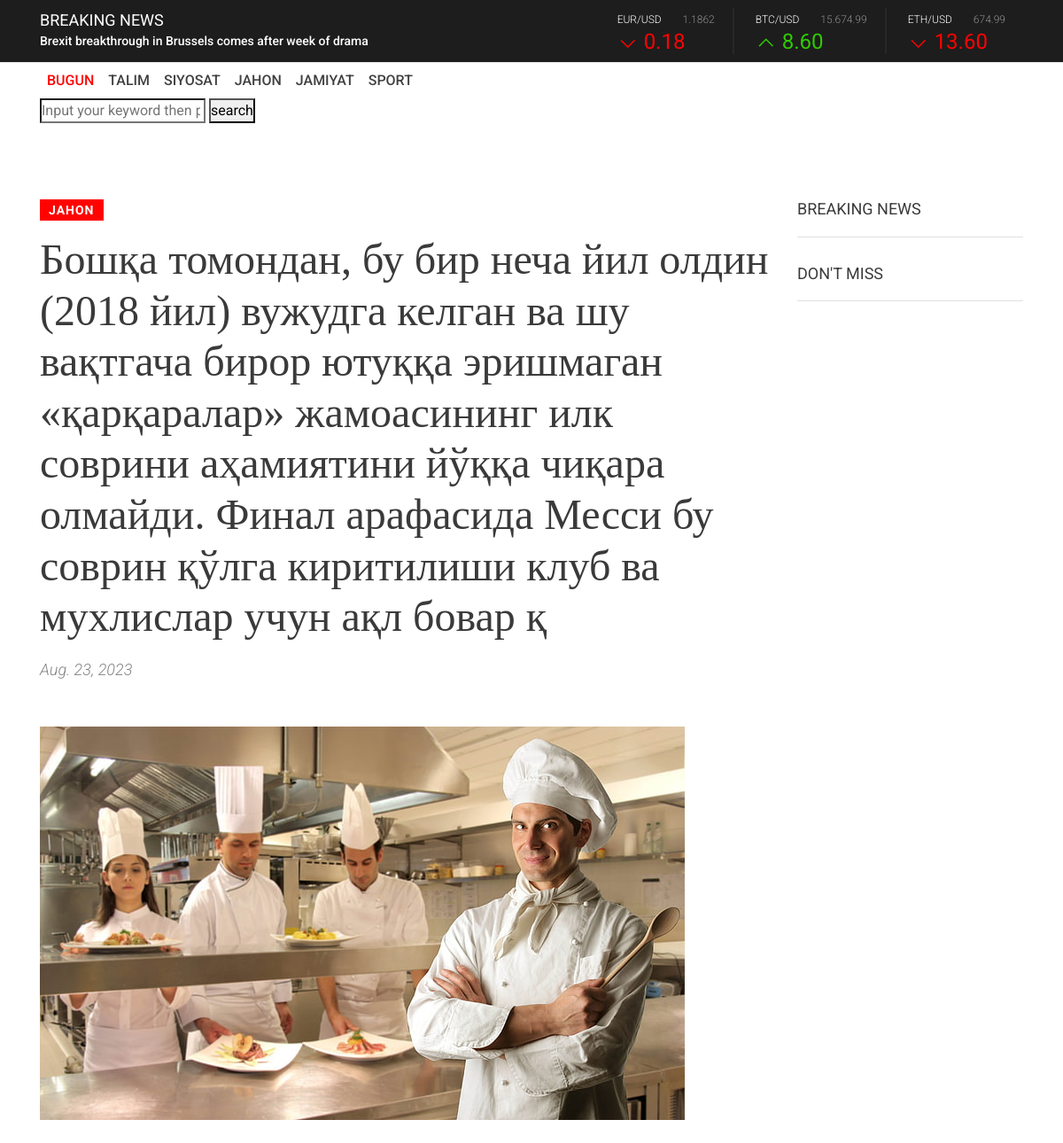
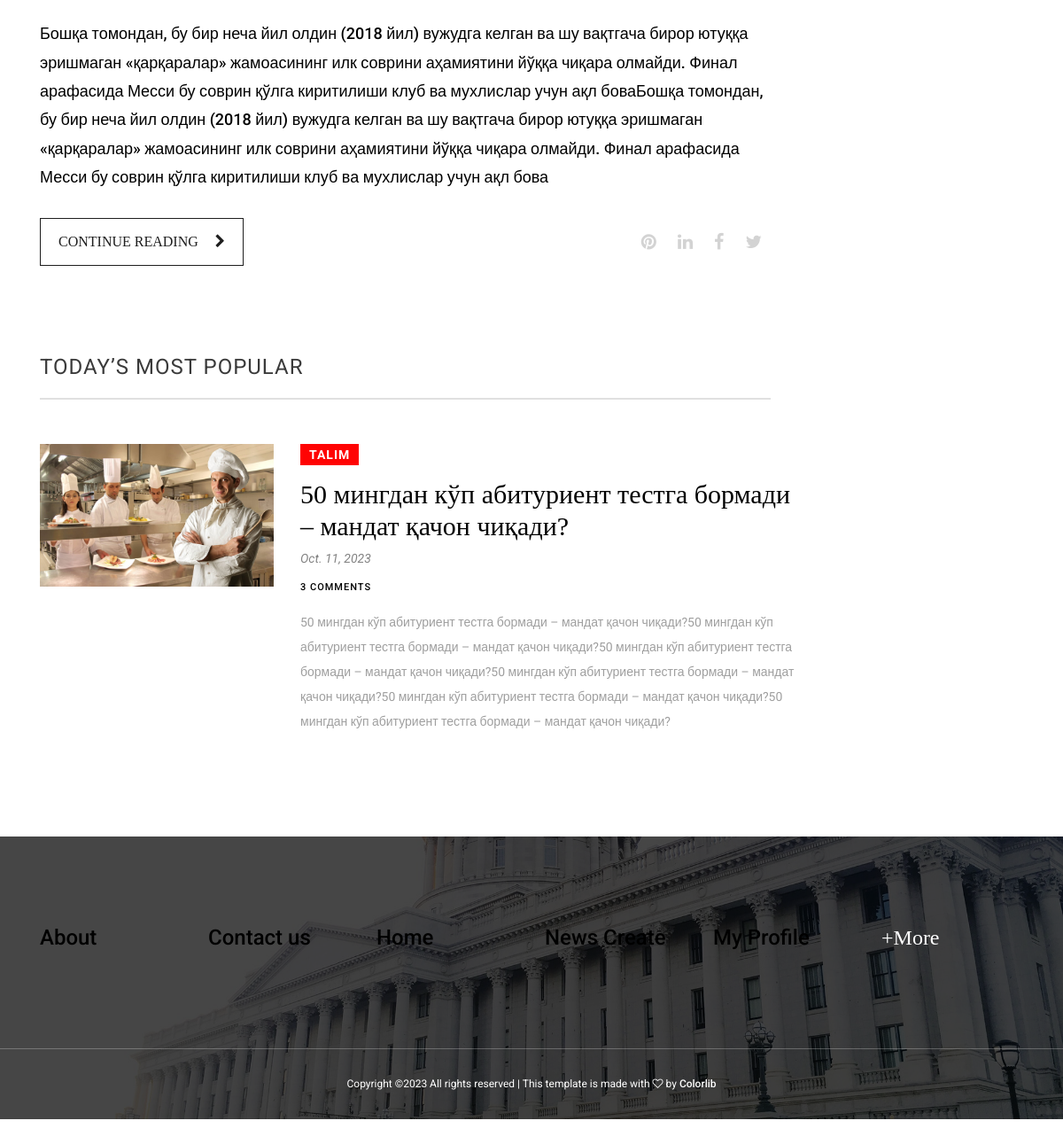
The app's page /index/ with its own data (2 pictures, top to bottom).
### main/models.py (models this page shows, shortened)
class Category(models.Model):
    name = models.CharField(max_length=255)
    def __str__(self):
        return self.name

class News(models.Model):
    title = models.CharField(max_length=255)
    category = models.ForeignKey(Category, on_delete=models.CASCADE)
    text = models.TextField()
    img = models.ImageField(upload_to='news_photo/')
    date = models.DateField(auto_now=True)

### main/views.py (the view)
# urls.py: path('index/', index_view, name="index_url"),
def index_view(request):
    context = {
        'new': News.objects.last(),
        'news': News.objects.all().order_by('-id')[1:3],
        'news_b': News.objects.all().order_by('-id')[3:5],
        'category':Category.objects.all(),
        'd_miss' : News.objects.all().order_by('-id')[5:8]
    }
    return render(request, 'index.html', context)

### templates/index.html (shortened to what this page needs)
{% extends 'base.html' %}
{% block content %}
    <section class="main-content-wrapper section_padding_100">
        <div class="container">
            <div class="row">
                <div class="col-12 col-lg-9">
                    <div class="gazette-welcome-post">
                        <div class="gazette-post-tag">
                            <a href="{% url 'category_url' new.category.id %}">{{ new.category }}</a>
                        </div>
                        <h2 class="font-pt">{{ new.title }}</h2>
                        <p class="gazette-post-date">{{ new.date }} </p>
                        <div class="blog-post-thumbnail my-5">
                            <a href="{% url 'single_url' new.id %}"><img src="{{ new.img.url }}" alt="post-thumb"></a>
                        </div>
                        <p><a href="{% url 'single_url' new.id %}">{{ new.text }}</a></p>
                        <div class="post-continue-reading-share d-sm-flex align-items-center justify-content-between mt-30">
                            <div class="post-continue-btn">
                                <a href="{% url 'single_url' new.id %}" class="font-pt">Continue Reading <i class="fa fa-chevron-right" aria-hidden="true"></i></a>
                            </div>
                            <div class="post-share-btn-group">
                                <a href="#"><i class="fa fa-pinterest" aria-hidden="true"></i></a>
                                <a href="#"><i class="fa fa-linkedin" aria-hidden="true"></i></a>
                                <a href="#"><i class="fa fa-facebook" aria-hidden="true"></i></a>
                                <a href="#"><i class="fa fa-twitter" aria-hidden="true"></i></a>
                            </div>
                        </div>
                    </div>
                    <div class="gazette-todays-post section_padding_100_50">
                        <div class="gazette-heading">
                            <h4>today’s most popular</h4>
                        </div>
                        {% for i in news %}
                        <div class="gazette-single-todays-post d-md-flex align-items-start mb-50">
                            <div class="todays-post-thumb">
                                <a href="{% url 'single_url' i.id %}"><img src="{{ i.img.url }}" alt="post-thumb"></a>
                            </div>
                            <div class="todays-post-content">
                                <div class="gazette-post-tag">
                                    <a href="{% url 'category_url' i.category.id %}">{{ i.category }}</a>
                                </div>
                                <h3><a href="{% url 'single_url' i.id %}" class="font-pt mb-2">{{ i.title }}</a></h3>
                                <span class="gazette-post-date mb-2">{{ i.date }}</span>
                                <a href="#" class="post-total-comments">3 Comments</a>
                                <p>{{ i.text }}</p>
                            </div>
                        </div>
                        {% endfor %}
                    </div>
                </div>
                <div class="col-12 col-lg-3 col-md-6">
                    <div class="sidebar-area">
                        <div class="breaking-news-widget">
                            <div class="widget-title">
                                <h5>breaking news</h5>
                            </div>
                        </div>
                        <div class="donnot-miss-widget">
                            <div class="widget-title">
                                <h5>Don't miss</h5>
                            </div>
                        </div>
                    </div>
                </div>
            </div>
        </div>
{% endblock %}

### templates/base.html (shortened to what this page needs)
{% load static %}
<!DOCTYPE html>
<html lang="en">
<head>
    <link rel="stylesheet" href="{% static 'css/core-style.css' %}">
    <link rel="stylesheet" href="{% static 'style.css' %}">
    <link href="{% static 'css/responsive.css' %}" rel="stylesheet">
</head>
<body>
    <header class="header-area">
        <div class="top-header">
            <div class="container h-100">
                <div class="row h-100 align-items-center">
                    <div class="col-12 col-md-6">
                        <div class="breaking-news-area">
                            <h5 class="breaking-news-title">Breaking news</h5>
                            <div id="breakingNewsTicker" class="ticker">
                                <ul>
                                    <li><a href="#">Brexit breakthrough in Brussels comes after week of drama</a></li>
                                </ul>
                            </div>
                        </div>
                    </div>
                    <div class="col-12 col-md-6">
                        <div class="stock-news-area">
                            <div id="stockNewsTicker" class="ticker">
                                <ul>
                                    <li>
                                        <div class="single-stock-report">
                                            <div class="stock-values">
                                                <span>eur/usd</span>
                                                <span>1.1862</span>
                                            </div>
                                            <div class="stock-index minus-index">
                                                <h4>0.18</h4>
                                            </div>
                                        </div>
                                        <div class="single-stock-report">
                                            <div class="stock-values">
                                                <span>BTC/usd</span>
                                                <span>15.674.99</span>
                                            </div>
                                            <div class="stock-index plus-index">
                                                <h4>8.60</h4>
                                            </div>
                                        </div>
                                        <div class="single-stock-report">
                                            <div class="stock-values">
                                                <span>ETH/usd</span>
                                                <span>674.99</span>
                                            </div>
                                            <div class="stock-index minus-index">
                                                <h4>13.60</h4>
                                            </div>
                                        </div>
                                    </li>
                                </ul>
                            </div>
                        </div>
                    </div>
                </div>
            </div>
        </div>
        <div class="bottom-header">
            <div class="container h-100">
                <div class="row h-100 align-items-center">
                    <div class="col-12">
                        <div class="main-menu">
                            <nav class="navbar navbar-expand-lg">
                                <div>
                                    <ul class="navbar-nav mr-auto">
                                        <li class="nav-item active">
                                            <a class="nav-link" href="#">Bugun</a>
                                        </li>
                                      {% for i in category %}
                                        <li class="nav-item">
                                            <a class="nav-link" href="{% url 'category_url' i.id %}">{{ i.name }}</a>
                                        </li>
                                      {% endfor %}
                                    </ul>
                                    <div >
                                        <form action="{% url 'search_url' %}">
                                            <input type="search" placeholder="Input your keyword then press enter..." name="search">
                                            <button type="submit">search</button>
                                        </form>
                                    </div>
                                </div>
                            </nav>
                        </div>
                    </div>
                </div>
            </div>
        </div>
    </header>
{% block content %}
{% endblock  %}
    <footer class="footer-area bg-img background-overlay" style="background-image: url(img/bg-img/4.jpg);">
        <div class="top-footer-area section_padding_100_70">
            <div class="container">
                <div class="row">
                    <div class="col-12 col-sm-6 col-md-4 col-lg-2">
                        <div class="single-footer-widget">
                            <div class="footer-widget-title">
                                <h4 class="font-pt"><a href="{% url 'about_url' %}">About</a></h4>
                            </div>
                        </div>
                    </div>
                    <div class="col-12 col-sm-6 col-md-4 col-lg-2">
                        <div class="single-footer-widget">
                            <div class="footer-widget-title">
                                <h4 class="font-pt"><a href="{% url 'contact_url' %}">Contact us</a></h4>
                            </div>
                        </div>
                    </div>
                    <div class="col-12 col-sm-6 col-md-4 col-lg-2">
                        <div class="single-footer-widget">
                            <div class="footer-widget-title">
                                <h4 class="font-pt"><a href="{% url 'index_url' %}">Home</a></h4>
                            </div>
                        </div>
                    </div>
                    <div class="col-12 col-sm-6 col-md-4 col-lg-2">
                        <div class="single-footer-widget">
                            <div class="footer-widget-title">
                                <h4 class="font-pt"><a href="{% url 'create_blog_url' %}">News Create</a></h4>
                            </div>
                        </div>
                    </div>
                    <div class="col-12 col-sm-6 col-md-4 col-lg-2">
                        <div class="single-footer-widget">
                            <div class="footer-widget-title">
                                <h4 class="font-pt"><a href="{% url 'profile_url' %}">My Profile</a></h4>
                            </div>
                        </div>
                    </div>
                    <div class="col-12 col-sm-6 col-md-4 col-lg-2">
                        <div class="single-footer-widget">
                            <div class="footer-widget-title">
                                <h4 class="font-pt">+More</h4>
                            </div>
                        </div>
                    </div>
                </div>
            </div>
        </div>
        <div class="bottom-footer-area">
            <div class="container h-100">
                <div class="row h-100 align-items-center justify-content-center">
                    <div class="col-12">
                        <div class="copywrite-text">
                            <p>
Copyright &copy;<script>document.write(new Date().getFullYear());</script> All rights reserved | This template is made with <i class="fa fa-heart-o" aria-hidden="true"></i> by <a href="https://colorlib.com" target="_blank">Colorlib</a>
</p>
                        </div>
                    </div>
                </div>
            </div>
        </div>
    </footer>
</body>
</html>

### records on screen
Category: name "TALIM"
Category: name "SIYOSAT"
Category: name "JAHON"
Category: name "JAMIYAT"
Category: name "SPORT"
News: category "JAHON", title "Бошқа томондан, бу бир неча йил олдин (2018 йил) вужудга келган ва шу вақтгача бирор ютуққа эришмаган «қарқаралар» жамоасининг илк соврини аҳамиятини йўққа чиқара олмайди. Финал арафасида Месси бу соврин қўлга киритилиши клуб ва мухлислар учун ақл бовар қ", date "Aug. 23, 2023", img (picture), text "Бошқа томондан, бу бир неча йил олдин (2018 йил) вужудга келган ва шу вақтгача бирор ютуққа эришмаган «қарқаралар» жамоасининг илк соврини аҳамиятини йўққа чиқара олмайди. Финал арафасида Месси бу соврин қўлга киритилиши клуб ва мухлислар учун ақл боваБошқа томондан, бу бир неча йил олдин (2018 йил) вужудга келган ва шу вақтгача бирор ютуққа эришмаган «қарқаралар» жамоасининг илк соврини аҳамиятини йўққа чиқара олмайди. Финал арафасида Месси бу соврин қўлга киритилиши клуб ва мухлислар учун ақл бова"
News: img (picture), category "TALIM", title "50 мингдан кўп абитуриент тестга бормади – мандат қачон чиқади?", date "Oct. 11, 2023", text "50 мингдан кўп абитуриент тестга бормади – мандат қачон чиқади?50 мингдан кўп абитуриент тестга бормади – мандат қачон чиқади?50 мингдан кўп абитуриент тестга бормади – мандат қачон чиқади?50 мингдан кўп абитуриент тестга бормади – мандат қачон чиқади?50 мингдан кўп абитуриент тестга бормади – мандат қачон чиқади?50 мингдан кўп абитуриент тестга бормади – мандат қачон чиқади?"
